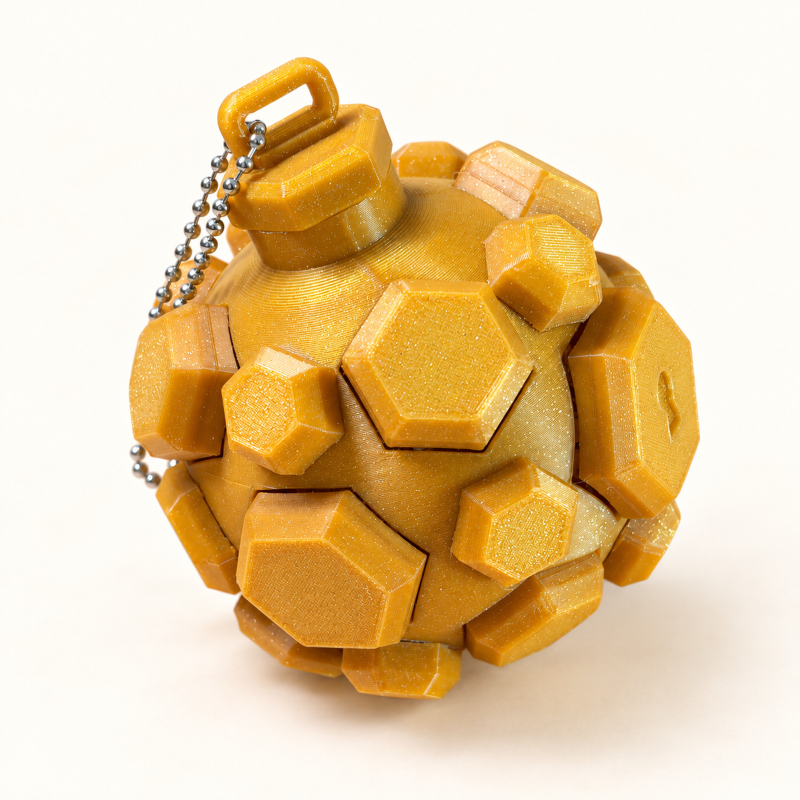
#> input picture dist/assets/keynade/02-side-retouched-v2.jpg, 1600 x 1600 px (shown at 1/2 size)
$ python product_photo_pipeline.py ../dist/assets/keynade/02-side-retouched-v2.jpg out.png --mask-command ../dist/assets/keynade/02-side.jpg
#> lines starting #> are read from the running program, lines starting #| are printed output that depends on the picture
"""Reframe approved product photos on the OGS studio background."""
import argparse
import subprocess
from pathlib import Path
from tempfile import TemporaryDirectory
from PIL import Image, ImageDraw, ImageFilter, ImageOps

SIZE = 1600
BACKGROUND_TOP = (237,230,245)
BACKGROUND_BOTTOM = (222,212,236)

def cutout(path, mask_command, work):
#> called with mask_command = '../dist/assets/keynade/02-side.jpg'
    image = ImageOps.exif_transpose(Image.open(path)).convert('RGB')
#> image is the input picture: PIL image 1600x1600 RGB; mean R, G, B 230.8, 203.9, 160.8
    image.thumbnail((2200,2200),Image.Resampling.LANCZOS)
    prepared, mask_path = (work/'original.png',work/'mask.png')
    image.save(prepared)
    subprocess.run([mask_command, str(prepared), str(mask_path)],check=True)
#> (this line was passed over: subprocess is not available in this run)
    mask = Image.open(mask_path).convert('L').resize(image.size,Image.Resampling.LANCZOS)
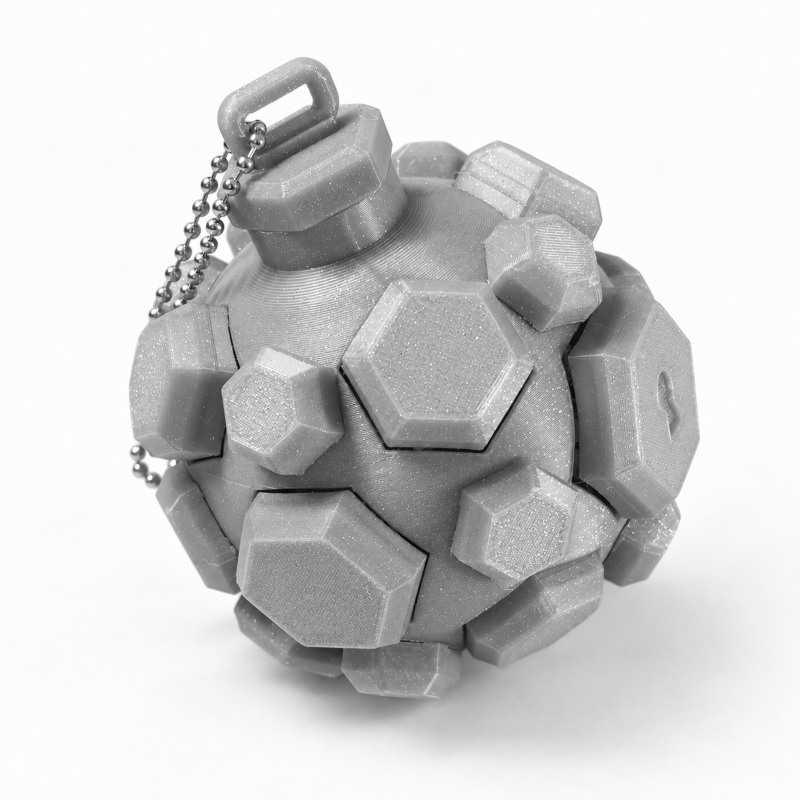
#> mask: PIL image 1600x1600 L (shown at 1/2 size); min 4, max 255, mean 207.1
    mask = mask.point(lambda level: 0 if level < 20 else level)
    bounds = mask.getbbox()
#> bounds = (0, 0, 1600, 1600)
    if not bounds:
        raise ValueError(f'Empty subject mask: {path}')
    image.putalpha(mask)
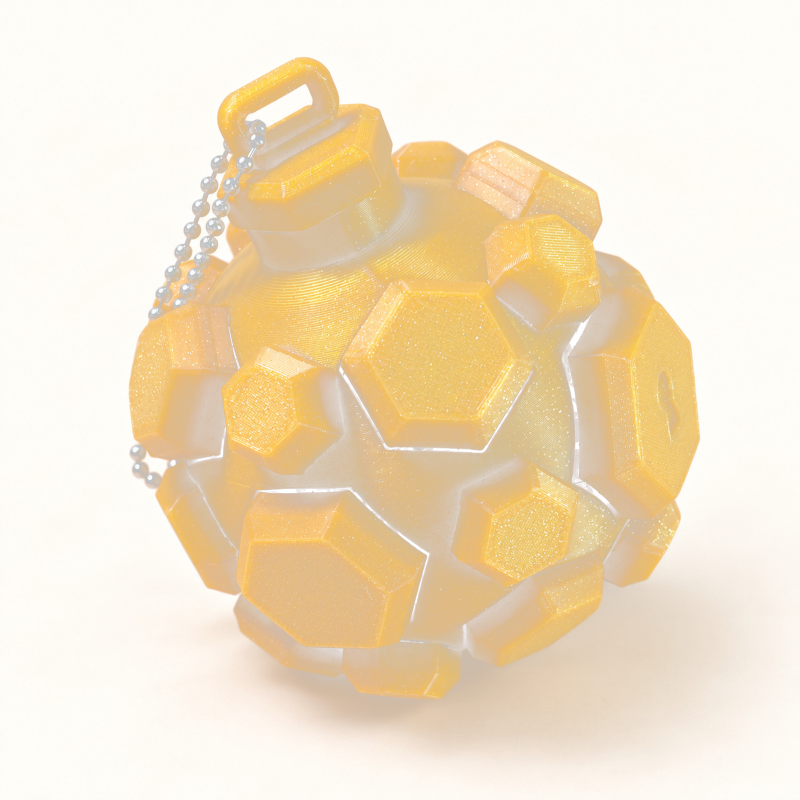
#> image: PIL image 1600x1600 RGBA (shown at 1/2 size); mean R, G, B, A 230.8, 203.9, 160.8, 207.1; transparent parts drawn white
    return image.crop(bounds)

def backdrop():
    gradient = Image.new('RGB',(1,SIZE))
    gradient.putdata([tuple(round(a+(b-a)*y/(SIZE-1)) for a,b in zip(BACKGROUND_TOP,BACKGROUND_BOTTOM)) for y in range(SIZE)])
    return gradient.resize((SIZE,SIZE)).convert('RGBA')

def main():
    parser = argparse.ArgumentParser()
    parser.add_argument('source',type=Path)
    parser.add_argument('destination',type=Path)
    parser.add_argument('--mask-command',required=True)
    args = parser.parse_args()
    args.destination.mkdir(exist_ok=True,parents=True)
    with TemporaryDirectory() as tmp:
        subject = cutout(args.source,args.mask_command,Path(tmp))
    subject.thumbnail((round(SIZE*.68),round(SIZE*.68)),Image.Resampling.LANCZOS)
    scale = .68*SIZE/max(subject.size)
#> scale = 1
    if scale > 1:
        subject = subject.resize(tuple(round(n*scale) for n in subject.size),Image.Resampling.LANCZOS)
    x = (SIZE-subject.width)//2
#> x = 256
    baseline = round(SIZE*.83)
    shadow = Image.new('L',(SIZE,SIZE))
#> shadow: PIL image 1600x1600 L; every value is 0
    draw = ImageDraw.Draw(shadow)
    draw.ellipse((x+subject.width*.06,baseline-18,x+subject.width*.99,baseline+18),fill=95)
    shadow = shadow.filter(ImageFilter.GaussianBlur(24))
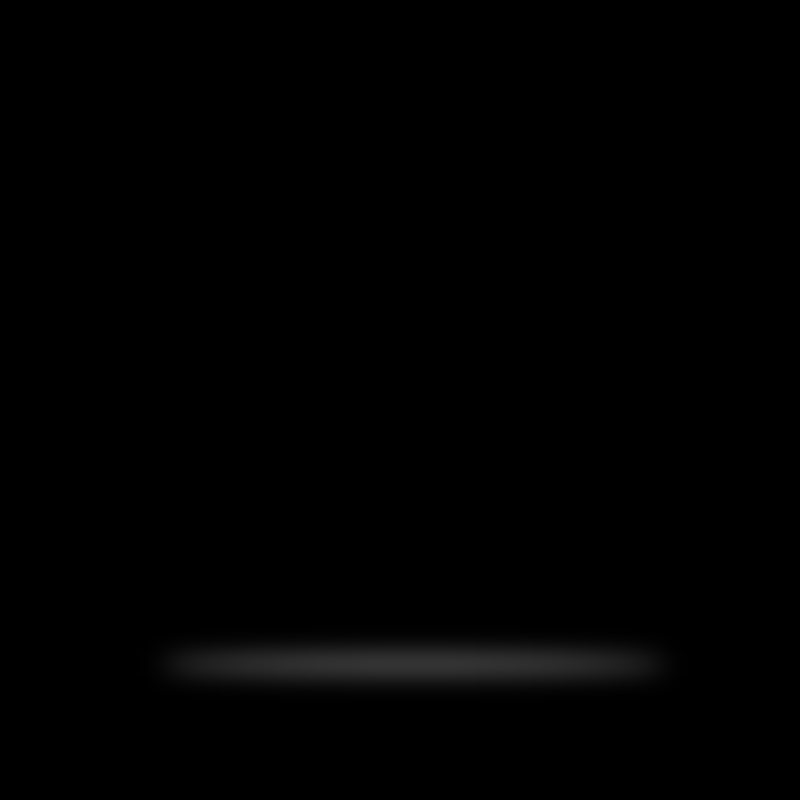
#> shadow: PIL image 1600x1600 L (shown at 1/2 size); min 0, max 51, mean 1.1
    canvas = backdrop()
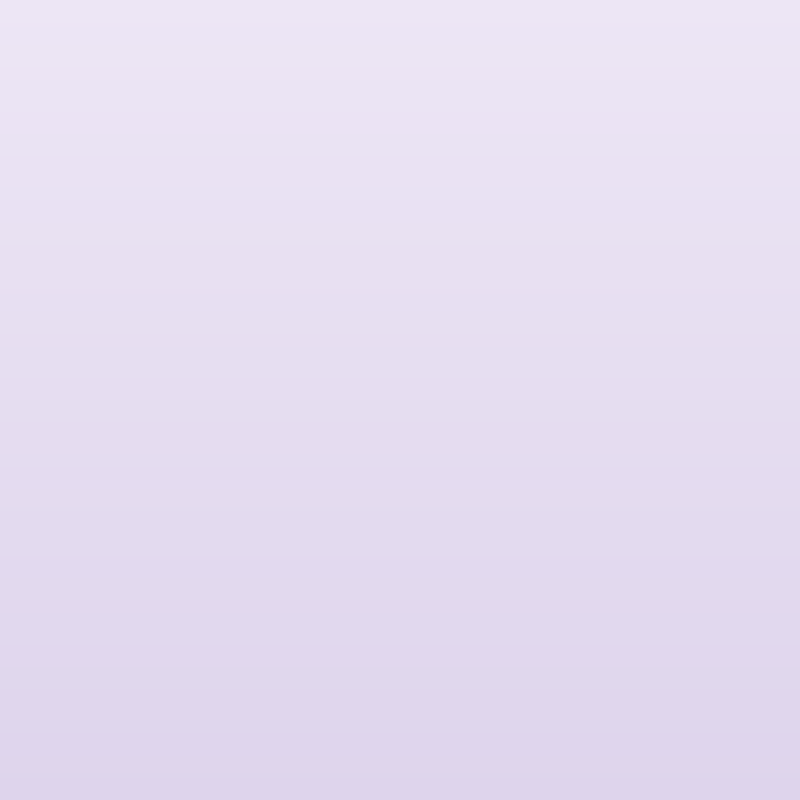
#> canvas: PIL image 1600x1600 RGBA (shown at 1/2 size); mean R, G, B, A 229.5, 221, 240.5, 255
    canvas.paste((46,31,58),(0,0,SIZE,SIZE),shadow)
    canvas.alpha_composite(subject,(x,baseline-subject.height))
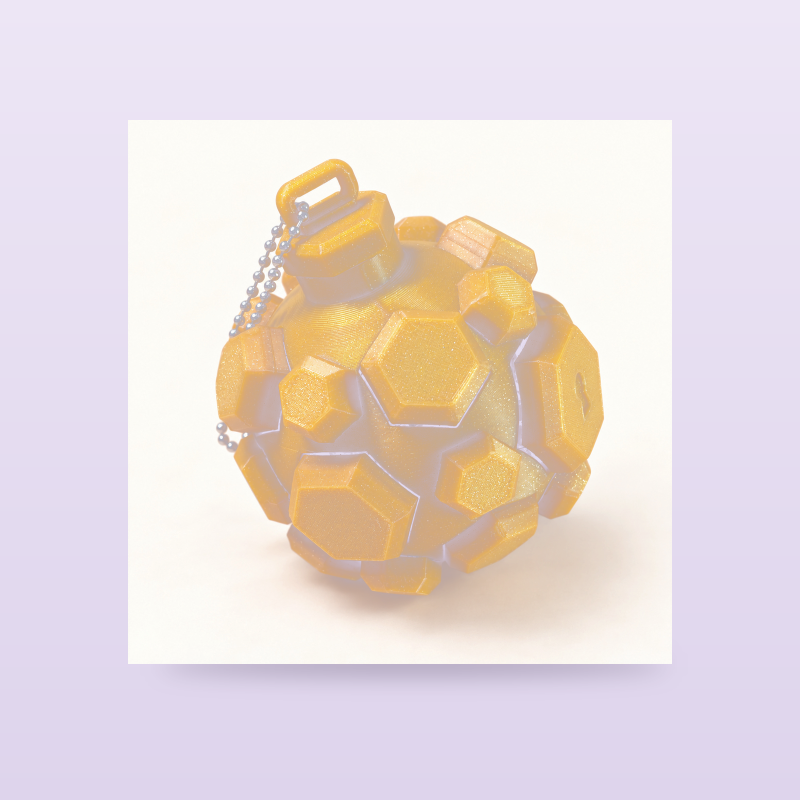
#> canvas: PIL image 1600x1600 RGBA (shown at 1/2 size); mean R, G, B, A 232.5, 219.7, 219.1, 255
    for width in (1600,800):
        canvas.convert('RGB').resize((width,width),Image.Resampling.LANCZOS).save(args.destination/f'{args.source.stem}-{width}.webp',quality=82)
#> this loop made 2 passes
#> pass 2, in main, `canvas.convert('RGB').resize((width,width),Image.Resampling.LANCZOS).s..`:
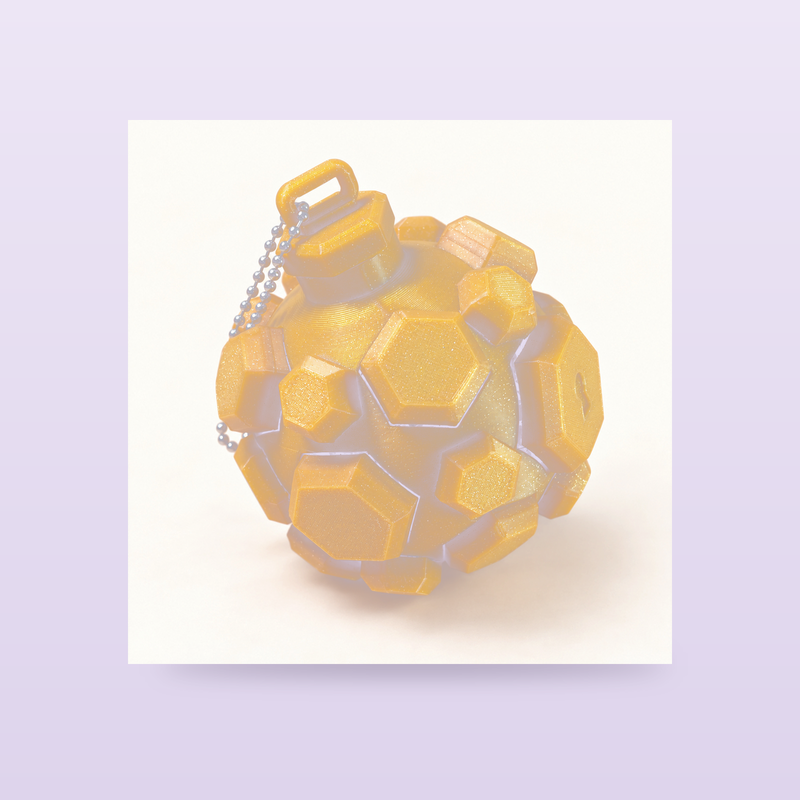
#> saved as 02-side-retouched-v2-800.webp: PIL image 800x800 RGB; mean R, G, B 232.5, 219.6, 219.1
    subject.save(args.destination/f'{args.source.stem}-cutout.png')

if __name__ == '__main__':
    main()

$ run again, on dist/assets/keynade/02-side.jpg
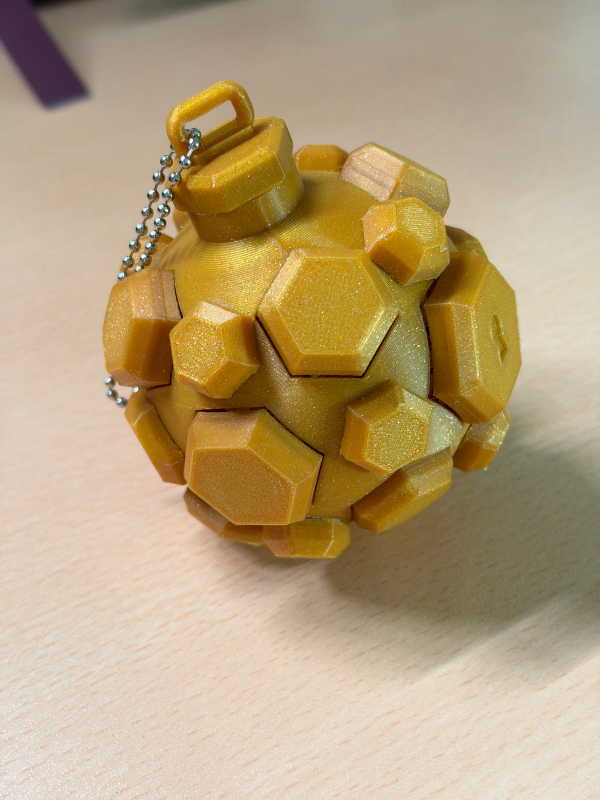
#> input picture dist/assets/keynade/02-side.jpg, 1800 x 2400 px (shown at 1/3 size)
#> in cutout, image is the input picture: PIL image 1800x2400 RGB; mean R, G, B 183.5, 161.6, 125
#> in cutout, `mask = Image.open(mask_path).convert('L').resize(image.size,Image.Resa..`:
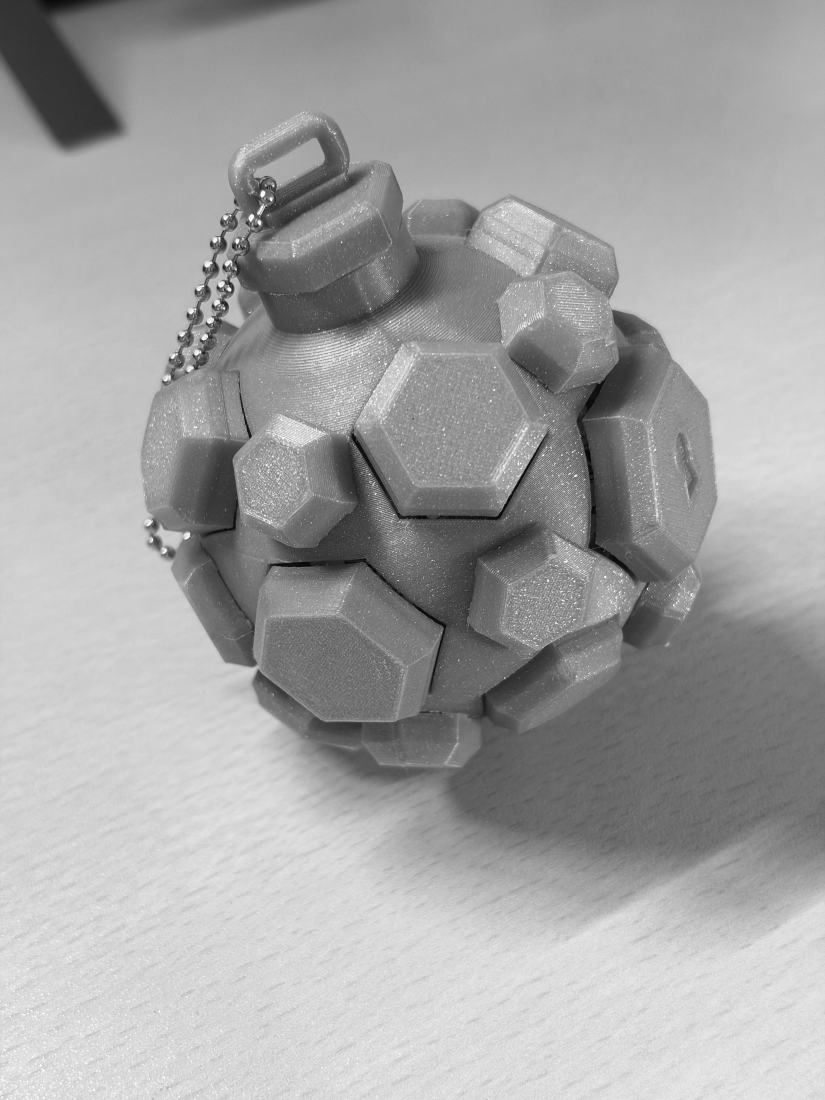
#> mask: PIL image 1650x2200 L (shown at 1/2 size); min 4, max 255, mean 164
#> bounds = (0, 0, 1650, 2200)
#> the loop in main, `for width in (1600,800):` made 2 passes
#> pass 2, in main, `canvas.convert('RGB').resize((width,width),Image.Resampling.LANCZOS).s..`:
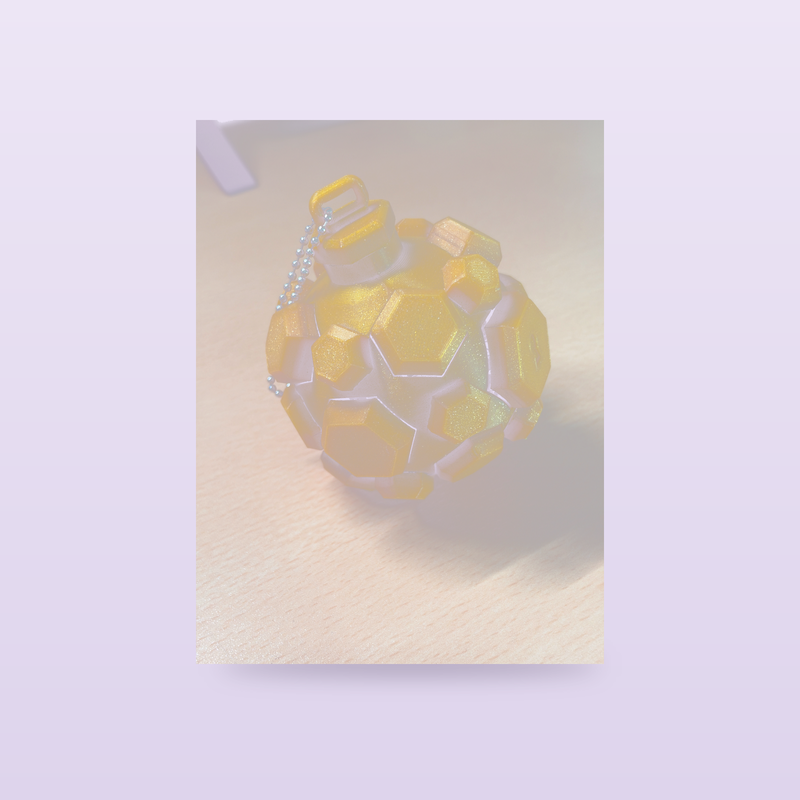
#> saved as 02-side-800.webp: PIL image 800x800 RGB; mean R, G, B 221.5, 210.4, 218.3
